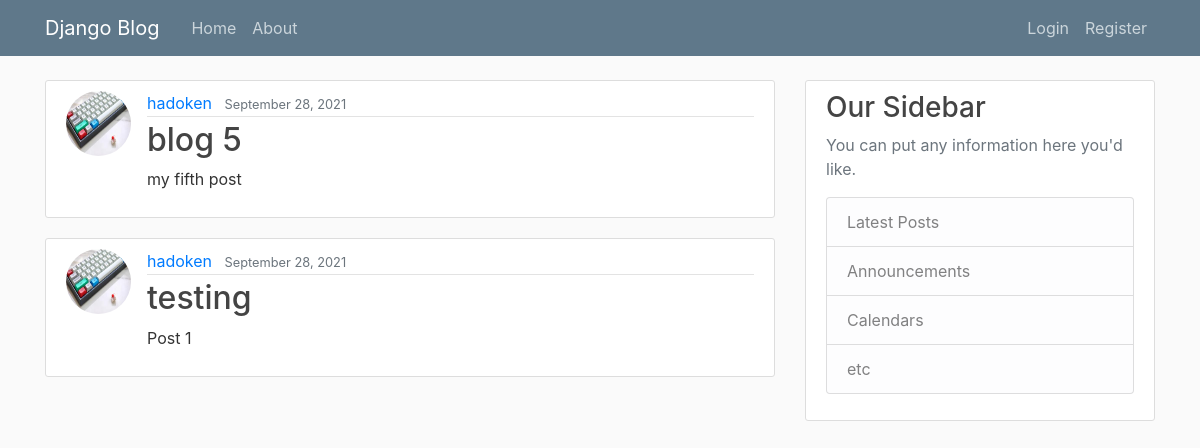
The page / on the database its author committed.
### blog/models.py (models this page shows, shortened)
class Post(models.Model):
    title = models.CharField(max_length=100)
    content = models.TextField()
    date_posted = models.DateTimeField(default=timezone.now)
    author = models.ForeignKey(User, on_delete=models.CASCADE)
    img = ResizedImageField(size=[640,480], upload_to='media/', blank=True, null=True,quality=100)

### users/models.py (models this page shows, shortened)
class Profile(models.Model):
    user = models.OneToOneField(User,on_delete=models.CASCADE)
    image = models.ImageField(default='default.jpg',upload_to='profile_pics')

### blog/views.py (the view)
# urls.py: path('', PostListView.as_view(), name='blog-home'),
class PostListView(ListView):
    model = Post
    template_name = 'blog/home.html'
    context_object_name = 'posts' # set variable for template to loop through
    ordering = ['-date_posted']
    paginate_by = 5

### blog/templates/blog/home.html (shortened to what this page needs)
{% extends "blog/base.html" %}
{% block content %}
    {% for post in posts %}
    <article class="media content-section">
        <img class="rounded-circle article-img" src="{{ post.author.profile.image.url }}">
        <div class="media-body">
            <div class="article-metadata">
                <a class="mr-2" href="#">{{ post.author }}</a>
                <small class="text-muted">{{ post.date_posted|date:"F d, Y" }}</small>
            </div>
            <h2><a class="article-title" href=" {% url 'post-detail' post.id %}">{{ post.title }}</a></h2>
            <p class="article-content">{{ post.content }}</p>
        </div>
    </article>
    {% endfor %}
{% endblock content %}

### blog/static/blog/main.css (style rules this page uses)
body { background: #fafafa; color: #333333; margin-top: 5rem; }
h1, h2, h3, h4, h5, h6 { color: #444444; }
.content-section { background: #ffffff; padding: 10px 20px; border: 1px solid #dddddd; border-radius: 3px; margin-bottom: 20px; }
.article-title { color: #444444; }
.article-content { white-space: pre-line; }
.article-img { height: 65px; width: 65px; margin-right: 16px; }
.article-metadata { padding-bottom: 1px; margin-bottom: 4px; border-bottom: 1px solid #e3e3e3 }

### rows shown on the page
Post: author.profile.image (picture), author "hadoken", date_posted "September 28, 2021", title "blog 5", content "my fifth post"
Post: author.profile.image (picture), author "hadoken", date_posted "September 28, 2021", title "testing", content "Post 1"
